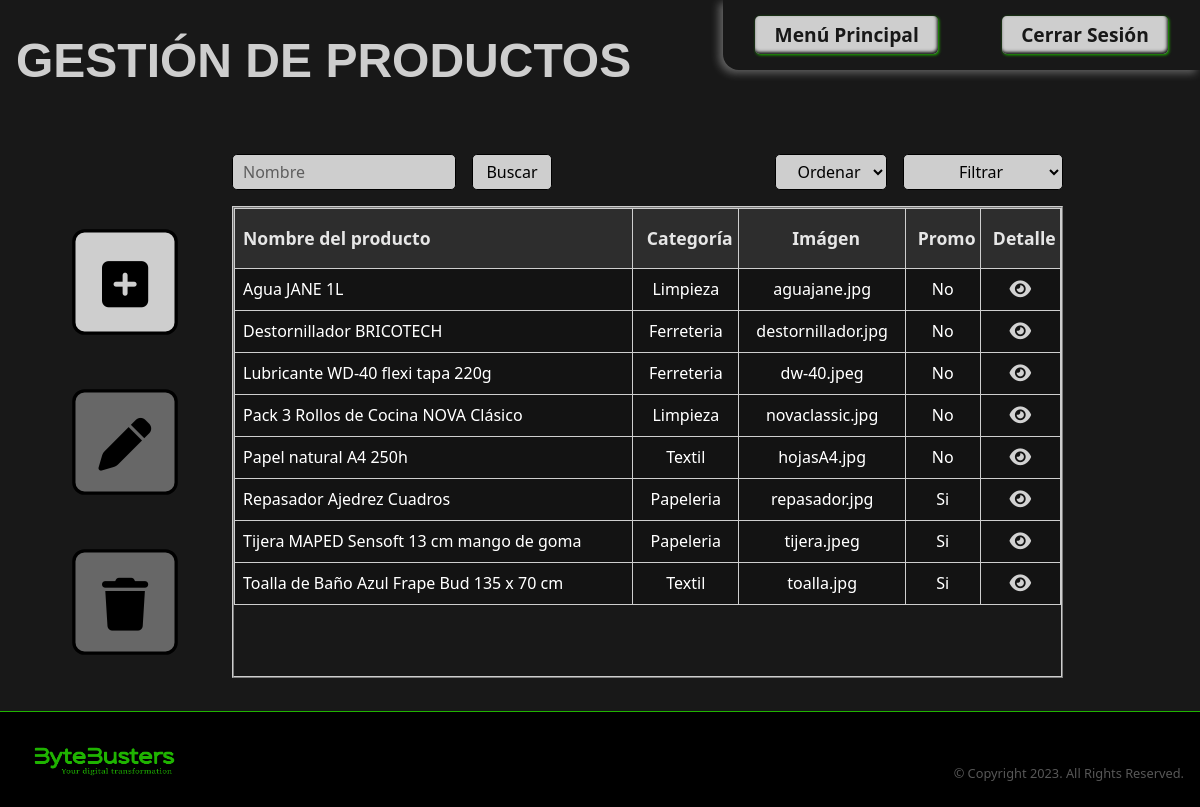
/pages/abm-productos.php, run on an earlier commit of the app's database.
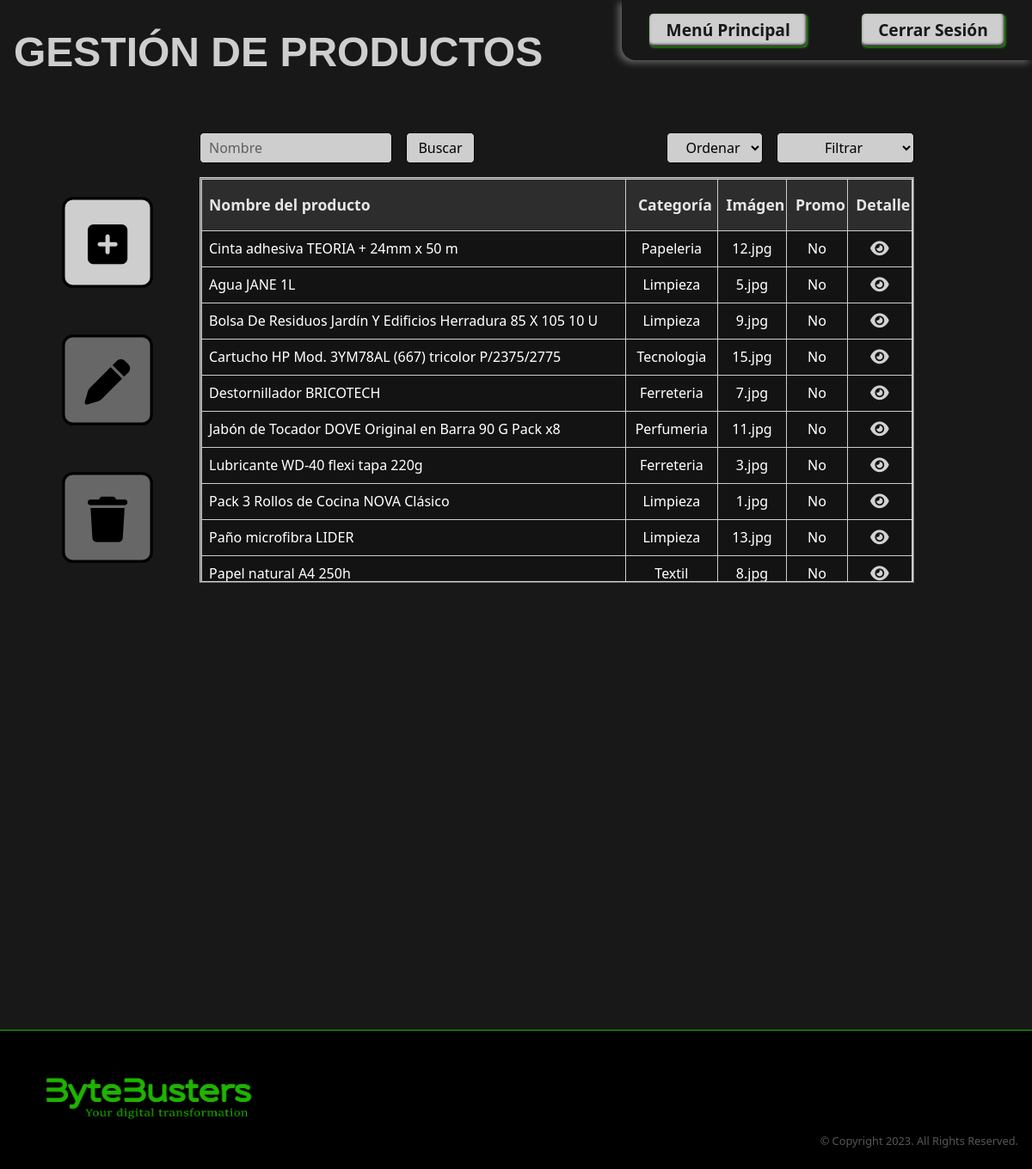
And on a later commit of the database.
### tables this page shows
CREATE TABLE IF NOT EXISTS `PRODUCTOS`(
  `id` int (11) NOT NULL AUTO_INCREMENT,
  `nombre` varchar(255) NOT NULL,
  `descripcion` varchar(255) NOT NULL,
  `imagen` varchar(255) NOT NULL,
  `precio` decimal NOT NULL,
  `usuario_ci` varchar(8),
  `fecha` TIMESTAMP DEFAULT CURRENT_TIMESTAMP NOT NULL, 
  `activo` boolean NOT NULL DEFAULT 1,
  PRIMARY KEY(`id`),
  FOREIGN KEY(`usuario_ci`)
  REFERENCES `USUARIOS`(`ci`)
);

CREATE TABLE IF NOT EXISTS `PRODUCTOS_has_CATEGORIAS` (
  `PRODUCTOS_id` int(11) NOT NULL,
  `CATEGORIAS_id` int(11)NOT NULL,
   PRIMARY KEY(`PRODUCTOS_id`,`CATEGORIAS_id`),
  FOREIGN KEY(`PRODUCTOS_id`)
  	REFERENCES `PRODUCTOS`(`id`),
  FOREIGN KEY(`CATEGORIAS_id`)
   	REFERENCES `CATEGORIAS`(`id`)
	
);

CREATE TABLE IF NOT EXISTS `CATEGORIAS`(
  `id` int (11) NOT NULL AUTO_INCREMENT,
  `nombre` varchar(255) NOT NULL,
  PRIMARY KEY(`id`)
);

### src/repository/products.repository.php (called while the page is built, shortened)
<?php
function findAllProducts(): array
{
    require realpath(dirname(__FILE__)) . "/../db/conexion.php";
    try {
        $res = $con->query("SELECT * FROM PRODUCTOS ORDER BY nombre ASC");
        $reg = $res->fetchAll(PDO::FETCH_ASSOC);
        return $reg ? $reg : [];
    } catch (Exception $e) {
        die("ERROR SQL in findAllProducts(): " . $e->getMessage());
    }
}
function findProductCategoryByProductId(string $productId): string
{
    require realpath(dirname(__FILE__)) . "/../db/conexion.php";
    try {
        $statement = $con->prepare("SELECT CATEGORIAS_id FROM PRODUCTOS_has_CATEGORIAS WHERE PRODUCTOS_id = :productId");
        $statement->execute(array(':productId' => $productId));
        $reg = $statement->fetch(PDO::FETCH_ASSOC);
        if (!empty($reg)) {
            $statement = $con->prepare("SELECT nombre FROM CATEGORIAS WHERE id = :categoryId");
            $statement->execute(array(':categoryId' => $reg['CATEGORIAS_id']));
            $reg = $statement->fetch(PDO::FETCH_ASSOC);
            return $reg['nombre'] ? $reg['nombre'] : '';
        }
        return '';
    } catch (Exception $e) {
        die("ERROR SQL in findProductCategoryByProductId(): " . $e->getMessage());
    }
}
function findProductPromotionStatus(string $productId): bool
{
    require realpath(dirname(__FILE__)) . "/../db/conexion.php";
    try {
        $statement = $con->prepare("SELECT PROMOCIONES_id FROM PRODUCTOS_has_PROMOCIONES WHERE PRODUCTOS_id = :productId");
        $statement->execute(array(':productId' => $productId));
        $reg = $statement->fetch(PDO::FETCH_ASSOC);
        return $reg ? true : false;
    } catch (Exception $e) {
        die("ERROR SQL in findProductPromotionStatus(): " . $e->getMessage());
    }
}

### src/modules/products/abm-productos.php (the view, shortened to what this page needs)
<?php
function getProductsTableData(): string
{
    require realpath(dirname(__FILE__)) . "/../../repository/products.repository.php";
    $productsData = findAllProducts();
    $productsList = '';
    foreach ($productsData as $product) {
        $category = findProductCategoryByProductId($product['id']);
        $isPromo = findProductPromotionStatus($product['id']);
        $isPromo == 1 ? $isPromo = "Si" : $isPromo = "No";
        $productsList .= '
                            <tr id="' . $product['id'] . '" class="user-select-none align-middle" onclick="selectProductRow(' . $product['id'] . ')">
                                <td class="first-in-table">' . $product['nombre'] . '</td>
                                <td id="' . $category . '">' . $category . '</td>
                                <td>' . $product['imagen'] . '</td>
                                <td>' . $isPromo . '</td>
                                <td><button class="btn-eye"><i class="fa-solid fa-eye"></i></button></td>
                            </tr>';
    }
    return $productsList;
}

### pages/abm-productos.php (shortened to what this page needs)
<!DOCTYPE html>
<html lang="es">
<head>
    <link rel="stylesheet" href="../styles/normalize.css">
    <link rel="stylesheet" href="https://cdnjs.cloudflare.com/ajax/libs/font-awesome/6.4.0/css/all.min.css">
    <link href="https://cdn.jsdelivr.net/npm/bootstrap@5.3.0/dist/css/bootstrap.min.css" rel="stylesheet">
    <link rel="stylesheet" href="../styles/style.css">
</head>
<body>
    <div>
        <div class="link-options-div">
            <?php
            require "./components/options.php";
            echo $options;
            ?>
        </div>
        <h1>GESTIÓN DE PRODUCTOS</h1>
    </div>
    <div class="container frame">
        <div class="row">
            <div class="col-lg-2 ">
                <div class="items">
                    <a id="btnAddProduct" data-bs-toggle="modal" data-bs-target="#moddalProducts">
                        <div class="btn-abm">
                            <i class="fa-solid fa-square-plus"></i>
                        </div>
                    </a>
                    <a id="btnEditProduct" class="disabled">
                        <div class="btn-abm">
                            <i class="fa-solid fa-pen"></i>
                        </div>
                    </a>
                    <a id="btnDeleteProduct" class="disabled">
                        <div class="btn-abm">
                            <i class="fa-solid fa-trash"></i>
                        </div>
                    </a>
                </div>
            </div>
            <div class="col-lg-9">
                <div class="table-options">
                    <input type="search" name="search" placeholder="Nombre" autocomplete="off">
                    <button type="button">Buscar</button>
                    <select class="order-list" name="order" id="order">
                        <option selected hidden value="">Ordenar</option>
                    </select>
                    <select class="filter-list" name="filter" id="filter">
                        <option selected hidden value="">Filtrar</option>
                    </select>
                </div>
                <div class="table-frame">
                    <table class="table table-dark table-hover">
                        <thead class="sticky-top">
                            <tr>
                                <th class="user-select-none first-in-table" scope="col">Nombre del producto</th>
                                <th class="user-select-none" scope="col">Categoría</th>
                                <th class="user-select-none" scope="col">Imágen</th>
                                <th class="user-select-none" scope="col">Promo</th>
                                <th class="user-select-none" scope="col">Detalle</th>
                            </tr>
                        </thead>
                        <tbody>
                            <?php
                            require "../src/modules/products/abm-productos.php";
                            echo getProductsTableData();
                            ?>
                        </tbody>
                    </table>
                </div>
            </div>
        </div>
    </div>
    <footer>
        <?php
        require "./components/footer.php";
        echo $footer;
        ?>
    </footer>
</body>
</html>

### pages/components/options.php
<?php
$options = "<a class='link-options' href='./menu.php'>Menú Principal</a>";
$options .= "<a class='link-options' href=./login.php> Cerrar Sesión</a>";

### pages/components/footer.php
<?php
$footer = '<img src="../assets/logo-bytebusters.png" alt="Logotipo de ByteBusters">';
$footer .= '<p class="copyright">&copy; Copyright 2023. All Rights Reserved.</p>';

What changed in the data, as far as the page shows it:
no longer on this page (row edited): productos: nombre "Repasador Ajedrez Cuadros", id.nombre "Papeleria", imagen "repasador.jpg", isPromo "Si"
no longer on this page (row edited): productos: nombre "Tijera MAPED Sensoft 13 cm mango de goma", id.nombre "Papeleria", imagen "tijera.jpeg", isPromo "Si"
no longer on this page (row edited): productos: nombre "Toalla de Baño Azul Frape Bud 135 x 70 cm", id.nombre "Textil", imagen "toalla.jpg", isPromo "Si"
added productos: nombre "Cinta adhesiva TEORIA + 24mm x 50 m", id.nombre "Papeleria", imagen "12.jpg", isPromo "No"
changed productos "Agua JANE 1L": imagen "aguajane.jpg" → "5.jpg"
added productos: nombre "Bolsa De Residuos Jardín Y Edificios Herradura 85 X 105 10 U", id.nombre "Limpieza", imagen "9.jpg", isPromo "No"
added productos: nombre "Cartucho HP Mod. 3YM78AL (667) tricolor P/2375/2775", id.nombre "Tecnologia", imagen "15.jpg", isPromo "No"
changed productos "Destornillador BRICOTECH": imagen "destornillador.jpg" → "7.jpg"
added productos: nombre "Jabón de Tocador DOVE Original en Barra 90 G Pack x8", id.nombre "Perfumeria", imagen "11.jpg", isPromo "No"
changed productos "Lubricante WD-40 flexi tapa 220g": imagen "dw-40.jpeg" → "3.jpg"
changed productos "Pack 3 Rollos de Cocina NOVA Clásico": imagen "novaclassic.jpg" → "1.jpg"
added productos: nombre "Paño microfibra LIDER", id.nombre "Limpieza", imagen "13.jpg", isPromo "No"
changed productos "Papel natural A4 250h": imagen "hojasA4.jpg" → "8.jpg"
